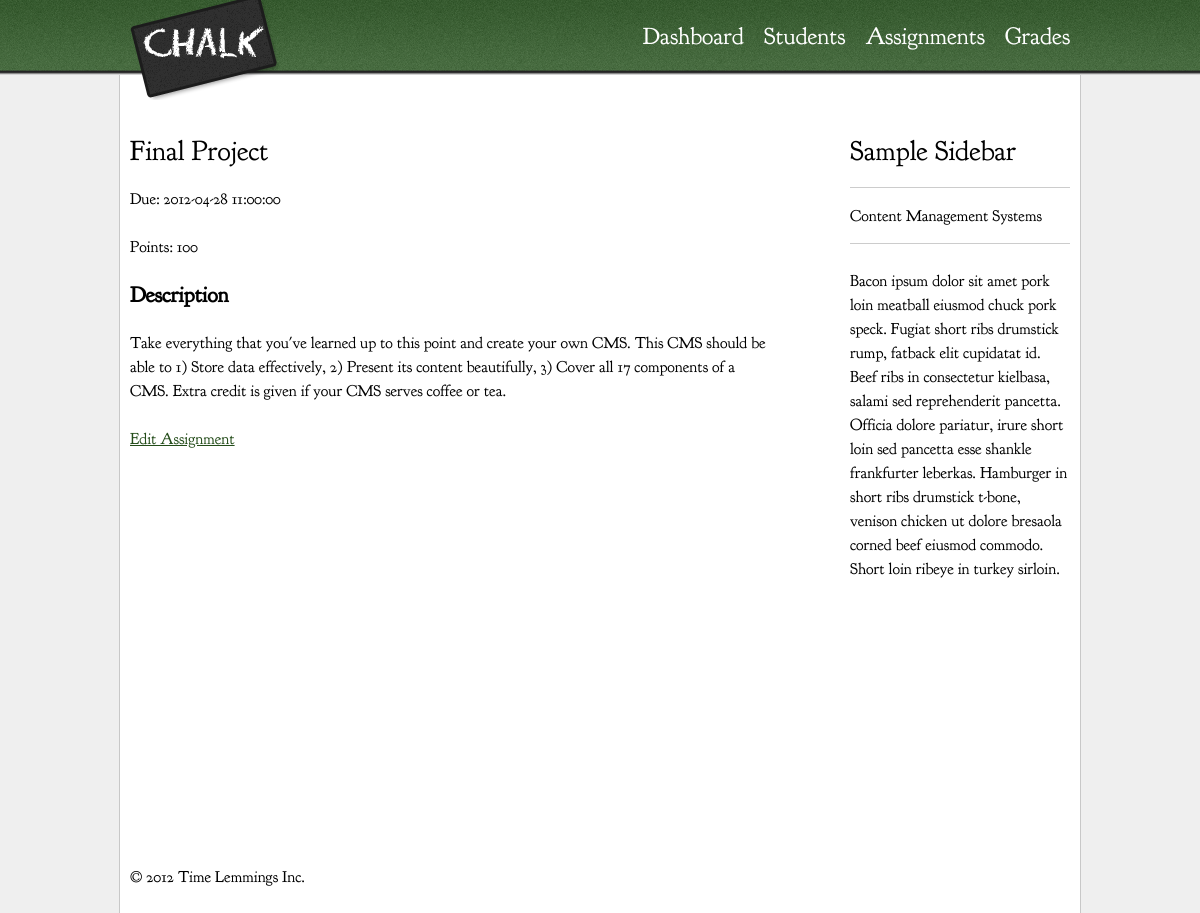
Page /index.php/assignments/viewAssignment/1 (signed in) on the committed database.
### tables this page shows
CREATE TABLE `assignments`(
	`assignmentID` int(10) unsigned NOT NULL auto_increment PRIMARY KEY,
	`dueDate` datetime NOT NULL,
	`setDate` datetime NOT NULL,
	`title` varchar(75) NOT NULL,
	`information` text, 
	`maxPoints` double
);

### application/controllers/assignments.php (called while the page is built, shortened)
<?php if ( ! defined('BASEPATH')) exit('No direct script access allowed');
class Assignments extends MY_Controller {
	public function __construct(){
		$this->load->model('Assignments_model');
	}
	public function viewAssignment(){
		$id = $this->uri->segment(3);
		$row = $this->Assignments_model->getAssignment($id);
		$this->load->view('assignment_details', $row);
	}
}

### public_html/index.php (called while the page is built, shortened)
<?php
require_once BASEPATH.'core/CodeIgniter.php';

### application/models/assignments_model.php (called while the page is built, shortened)
<?php
class Assignments_model extends CI_Model{
	function getAssignment($assID){
		$query = $this->db->where('assignmentID',$assID)->limit(1)->get('assignments');
		return $query->row();
	}
}
?>

### application/views/assignment_details.php (the view, shortened to what this page needs)
<div role="main" id="main">
	<h2><?php echo $title; ?></h2>
        <p>Due: <?php echo $dueDate; ?></p>
        <p>Points: <?php echo $maxPoints; ?></p>
        <h3>Description</h3>
        <p><?php echo $information; ?></p>
        <p><?php echo anchor('assignments/editAssignment/' . $assignmentID, 'Edit Assignment', 'title="Edit Assignment"'); ?>
</div>

### public_html/css/style.css (style rules this page uses)
html { font-size: 100%; -webkit-text-size-adjust: 100%; -ms-text-size-adjust: 100%; }
html, button, input, select, textarea { font-family: sans-serif; color: #222; }
body { margin: 0; font-size: 1em; line-height: 1.4; }
a { color: #00e; }
a:link { color: #234c19; }
body { background-color: #efefef; color: #000; font-family: "Goudy Bookletter", serif; }
h2 { font-size: 1.75em; margin: .85714em 0; line-height: .85714em; font-weight: normal; }
h3 { font-size: 1.375em; margin: 1.090909em 0; line-height: 1.090909em; }
p { font-size: 1em; margin: 1.5em 0; line-height: 1.5em; }
#main { width: 68.085%; min-height: 750px; float: left; }
#navigation a { color: #fff; text-decoration: none; }

### rows in the picture
assignments: title "Final Project", dueDate "2012-04-28 11:00:00", maxPoints "100", information "Take everything that you've learned up to this point and create your own CMS. This CMS should be able to 1) Store data effectively, 2) Present its content beautifully, 3) Cover all 17 components of a CMS. Extra credit is given if your CMS serves coffee or tea.", assignmentID "Edit Assignment"

### other values in the picture
anchor('dashboard', 'Dashboard', 'title="Dashboard"') "Dashboard"
anchor('users/viewAll', 'Students', 'title="Students"') "Students"
anchor('grades', 'Grades', 'title="Grades"') "Grades"
